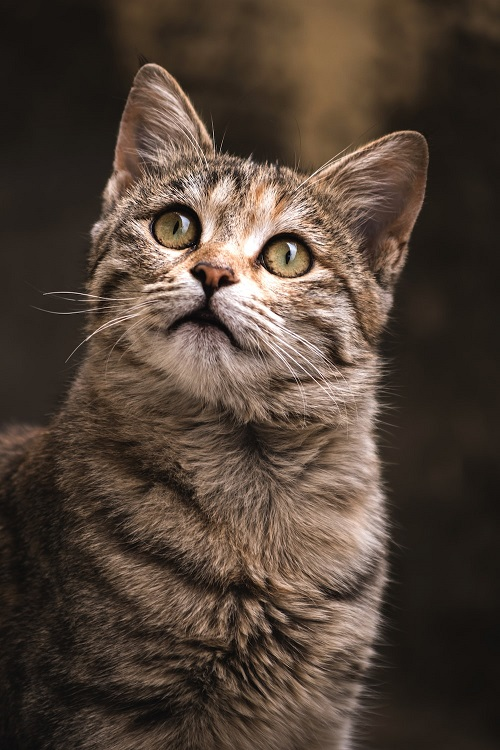
#> input picture assignment01/assets/cat1.jpg, 500 x 750 px
$ python translation.py
#> lines starting #> are read from the running program, lines starting #| are printed output that depends on the picture
import cv2
import numpy as np

img = cv2.imread('assets/cat1.jpg', 0)  # Loading an image
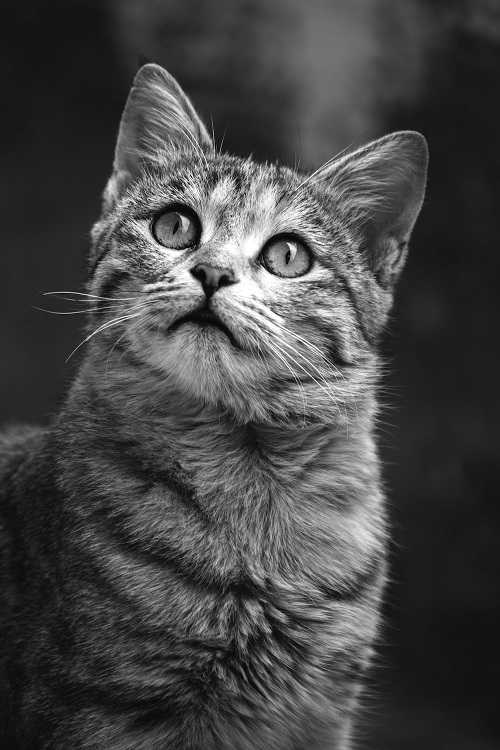
#> img: shape (750, 500); min 0, max 255, mean 69.2

(height, width) = img.shape
#> height = 750; width = 500

# height, width = img.shape[:2]       # getting height and width of the image
print(height, width)
#| 750 500

Tx, Ty = 300, -300  # units to be translated

# defining translation matrix
trans_matrix = np.float32([[1, 0, Tx], [0, 1, Ty]])
print(trans_matrix)

translated = cv2.warpAffine(img, trans_matrix,
                            (width, height))  # translation function
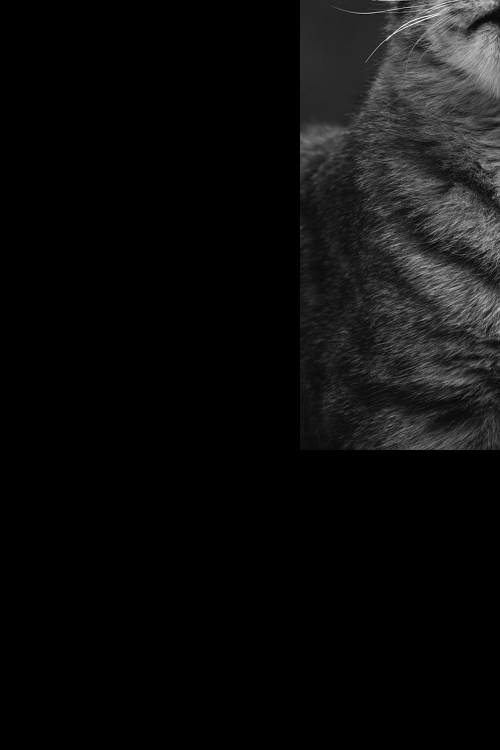
#> translated: shape (750, 500); min 0, max 244, mean 13.2

cv2.imshow('original', img)  # printing the images
cv2.imshow('translated', translated)
cv2.waitKey(0)
cv2.destroyAllWindows()
